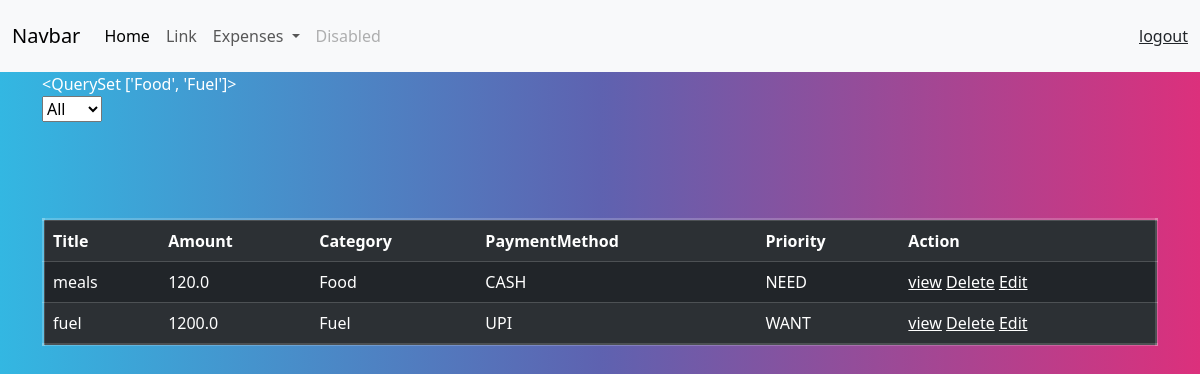
The app's page /expense/all/ (signed in), older data.
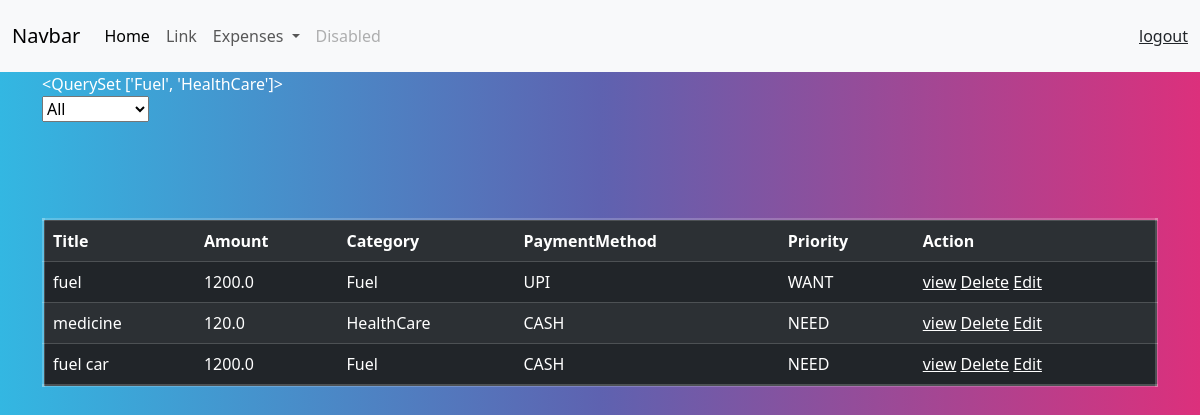
The same page, newer data.
### expense/models.py (models this page shows)
class Transaction(models.Model):
    title = models.CharField(max_length=200)
    created_date = models.DateTimeField(auto_now_add=True)
    amount = models.FloatField()
    CATEGORY_OPTIONS = (
        ("Food","Food"),
        ("Fuel","Fuel"),
        ("Travel","Travel"),
        ("Rent","Rent"),
        ("Bills","Bills"),
        ("Shopping","Shopping"),
        ("HealthCare","HealthCare"),
        ("Miscellanious","Miscellanious")
    )
    category = models.CharField(max_length=200,choices=CATEGORY_OPTIONS,default="Food")
    PAYMENT_OPTIONS = (
        ("UPI","UPI"),
        ("CASH","CASH")
    )
    payment_method = models.CharField(max_length=200,choices=PAYMENT_OPTIONS,default="CASH")
    PRIORITY_OPTIONS = (
        ("NEED","NEED"),
        ("WANT","WANT")
    )
    priority = models.CharField(max_length=200,choices=PRIORITY_OPTIONS,default="NEED")
    owner=models.ForeignKey(User,on_delete=models.CASCADE)

### expense/views.py (the view)
# urls.py: path("expense/all/",views.ExpenseListView.as_view(),name="listexpense"),
@method_decorator(signin_required,name="dispatch")
class ExpenseListView(View):
    template_name="expense_list.html"
    def get(self,request,*args,**kwargs):
        selected_category=request.GET.get("category","all") #Bills
        if selected_category == "all":
            qs=Transaction.objects.filter(owner=request.user)
        else:
            qs=Transaction.objects.filter(category=selected_category,owner=request.user)#bills
        categories=Transaction.objects.all().values_list("category",flat=True).distinct()
        print(categories)
        return render(request,self.template_name,{"data":qs,"categories":categories,"selected_category":selected_category})

### expense/templates/expense_list.html (shortened to what this page needs)
{%extends 'base.html'%}
{%block main_block%}
<div class="container">
  {{categories}}
<form action="">
  <select name="category" id="" onchange="this.form.submit()">
    <option value="all" {%if selected_category == all %} selected {%endif%} >All</option>
  </select>
</form>
  <table class="table table-dark table-striped rounded border border-3 p-3 mt-5">
      <tr>
          <th>Title</th>
          <th>Amount</th>
          <th>Category</th>
          <th>PaymentMethod</th>
          <th>Priority</th>
          <th>Action</th>
      </tr>
      {%for t in data%}
          <tr>
              <td>{{t.title}}</td>
              <td>{{t.amount}}</td>
              <td>{{t.category}}</td>
              <td>{{t.payment_method}}</td>
              <td>{{t.priority}}</td>
              <td>
                <a href="{%url 'detailexpense' t.id %}">view</a>
                <a href="{%url 'deleteexpense' t.id%}">Delete</a>
                <a href="{%url 'editexpense' t.id%}">Edit</a>
              </td>
          </tr>
      {%endfor%}
  </table>
</div>
{%endblock%}

### expense/templates/base.html (shortened to what this page needs)
<!DOCTYPE html>
{%load static%}
<html lang="en">
<head>
    <link href="https://cdn.jsdelivr.net/npm/bootstrap@5.3.3/dist/css/bootstrap.min.css" rel="stylesheet">
    <link rel="stylesheet" href="{%static 'css/bootstrap.min.css'%}">
  </head>
<body>
    <nav class="navbar navbar-expand-lg bg-body-tertiary">
        <div class="container-fluid">
          <a class="navbar-brand" href="#">Navbar</a>
          <div class="collapse navbar-collapse" id="navbarSupportedContent">
            <ul class="navbar-nav me-auto mb-2 mb-lg-0">
              <li class="nav-item">
                <a class="nav-link active" aria-current="page" href="#">Home</a>
              </li>
              <li class="nav-item">
                <a class="nav-link" href="#">Link</a>
              </li>
              <li class="nav-item dropdown">
                <a class="nav-link dropdown-toggle" href="#" role="button" data-bs-toggle="dropdown" aria-expanded="false">
                  Expenses
                </a>
              </li>
              <li class="nav-item">
                <a class="nav-link disabled" aria-disabled="true">Disabled</a>
              </li>
            </ul>
           <a href="{%url 'signout'%}" class="text-dark">logout</a>
          </div>
        </div>
      </nav>
      {%block main_block%}
      {%endblock%}
</body>
</html>

Row changes from the older to the newer data that the page shows:
removed Transaction: title "meals", amount "120.0", category "Food", payment_method "CASH", priority "NEED"
added Transaction: title "medicine", amount "120.0", category "HealthCare", payment_method "CASH", priority "NEED"
added Transaction: title "fuel car", amount "1200.0", category "Fuel", payment_method "CASH", priority "NEED"
Text that changed along with them:
{{ categories }}: "<QuerySet ['Food', 'Fuel']>" → "<QuerySet ['Fuel', 'HealthCare']>"
